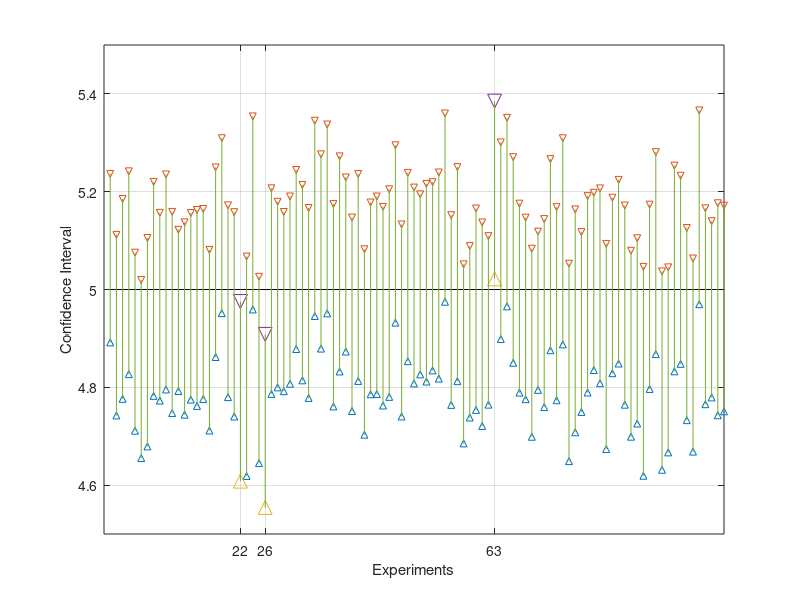

Write the MATLAB code that produced this figure.
clear all
clc
close all

N = 1e5;

trueMean = 5;

noise = randn(1,N);

population = trueMean + noise;
populationMean = mean(population);
populationStd = std(population);

n = 100;

scale = 1.959964;

confInterval = zeros(100, 2);

count = 0;

runs = 1e4;

outIdx = [];

for kk = 1:runs
    
    idx = randi([1 N], 1, n);
    
    sample = population(idx);
    sampleMean = mean(sample);
    sampleStd = std(sample);
    
    marginError = scale * sampleStd/sqrt(n);
    
    confInterval(kk, :) = [sampleMean-marginError sampleMean+marginError];
    
    if (confInterval(kk,1) < populationMean && confInterval(kk,2) > populationMean)
        count = count + 1;
    else
        outIdx = [outIdx kk];
    end
    
end

probability = count/runs*100;

sprintf('The probability that the sample mean falls between an error margin is %0.2f%%', probability)

% Plot
cIndex = 1:runs;
tempIdx = ismember(cIndex, outIdx);

figure
plot(cIndex, ones(1,length(cIndex))*trueMean, 'k-', 'markersize', 5)                % plot the mean
hold on;
plot(cIndex(~tempIdx), confInterval(~tempIdx, 1), '^', 'markersize', 5)             % plot lower CI boundary
plot(cIndex(~tempIdx), confInterval(~tempIdx, 2), 'v', 'markersize', 5)             % plot upper CI boundary
hold on;
plot(cIndex(tempIdx), confInterval(tempIdx, 1), '^', 'markersize', 10)              % plot lower CI boundary
plot(cIndex(tempIdx), confInterval(tempIdx, 2), 'v', 'markersize', 10)              % plot upper CI boundary
hold on;

for I = 1:100                                                                       % connect first 100 upper and lower bound with a line
line([I I],[confInterval(I, 1) confInterval(I, 2)])
hold on;
end;

grid
axis([0 100 trueMean-0.5 trueMean+0.5])
xlabel('Experiments')
ylabel('Confidence Interval')
set(gca, 'XTick', outIdx)

